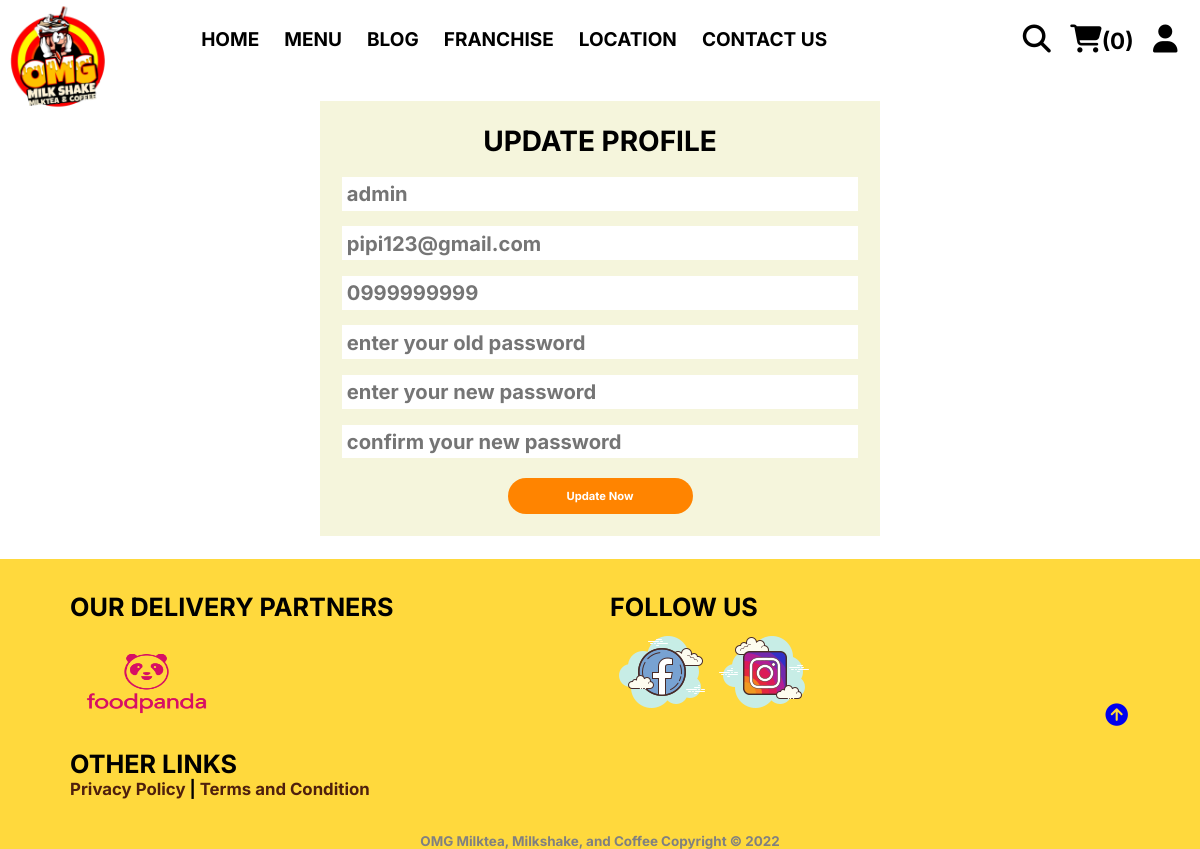
The page /update_profile.php (signed in) on the database its author committed.
### tables this page shows
CREATE TABLE `users` (
  `id` int(100) NOT NULL,
  `name` varchar(20) NOT NULL,
  `email` varchar(50) NOT NULL,
  `number` varchar(10) NOT NULL,
  `password` varchar(50) NOT NULL,
  `address` varchar(500) NOT NULL
);

### update_profile.php (the view, shortened to what this page needs)
<?php
include 'components/connect.php';
?>
<!DOCTYPE html>
<html lang="en">
<head>
   <link rel="stylesheet" href="https://cdnjs.cloudflare.com/ajax/libs/font-awesome/6.1.1/css/all.min.css">
   <link rel="stylesheet" href="css/style2.css">
</head>
<body>
<?php include 'components/user_header.php'; ?>
<section class="form-container update-form">
   <form action="" method="post">
      <h3>update profile</h3>
      <input type="text" name="name" placeholder="<?= $fetch_profile['name']; ?>" class="box" maxlength="50">
      <input type="email" name="email" placeholder="<?= $fetch_profile['email']; ?>" class="box" maxlength="50" oninput="this.value = this.value.replace(/\s/g, '')">
      <input type="number" name="number" placeholder="<?= $fetch_profile['number']; ?>"" class="box" min="0" max="9999999999" maxlength="10">
      <input type="password" name="old_pass" placeholder="enter your old password" class="box" maxlength="50" oninput="this.value = this.value.replace(/\s/g, '')">
      <input type="password" name="new_pass" placeholder="enter your new password" class="box" maxlength="50" oninput="this.value = this.value.replace(/\s/g, '')">
      <input type="password" name="confirm_pass" placeholder="confirm your new password" class="box" maxlength="50" oninput="this.value = this.value.replace(/\s/g, '')">
      <input type="submit" value="update now" name="submit" class="btn">
   </form>
</section>
<?php include 'components/footer.php'; ?>
</body>
</html>

### css/style2.css (style rules this page uses)
:root { --green:#27ae60; --black:#000000; --light-color:#666; --box-shadow:0 .5rem 1.5rem rgba(0,0,0, .1); --red:rgb(155 8 8); --white:#ffff; }
* { font-family: 'Inter', sans-serif; font-weight: 700; margin: 0; padding: 0; box-sizing: border-box; text-decoration: none; outline: none; border: none; transition: all .2s linear; }
html { font-size: 70%; overflow-x: hidden; scroll-padding-top: 5.5rem; scroll-behavior: smooth; }
section { margin:0 auto; max-width: 1200px; padding:2rem; }
.btn, .delete-btn { margin-top: 1rem; display: inline-block; font-size: 1rem; padding:1rem 3rem; cursor: pointer; text-transform: capitalize; }
.btn { background-color: #FF8400; color:white; border-radius: 30px; width: 185px; }
.form-container form { border:var(--border); margin:0 auto; max-width: 50rem; padding:2rem; text-align: center; background-color: beige; }
.form-container form h3 { font-size: 2.5rem; color:var(--black); text-transform: uppercase; margin-bottom: 1rem; }
.form-container form .box { margin:.7rem 0; width: 100%; border:var(--border); padding:0.4rem; font-size: 1.8rem; color:var(--black); }
h3 { text-align: center; font-size: 20px; }

### rows shown on the page
users: name "admin", email "pipi123@gmail.com", number "0999999999"

### other values the page prints
$total_cart_items "0"
